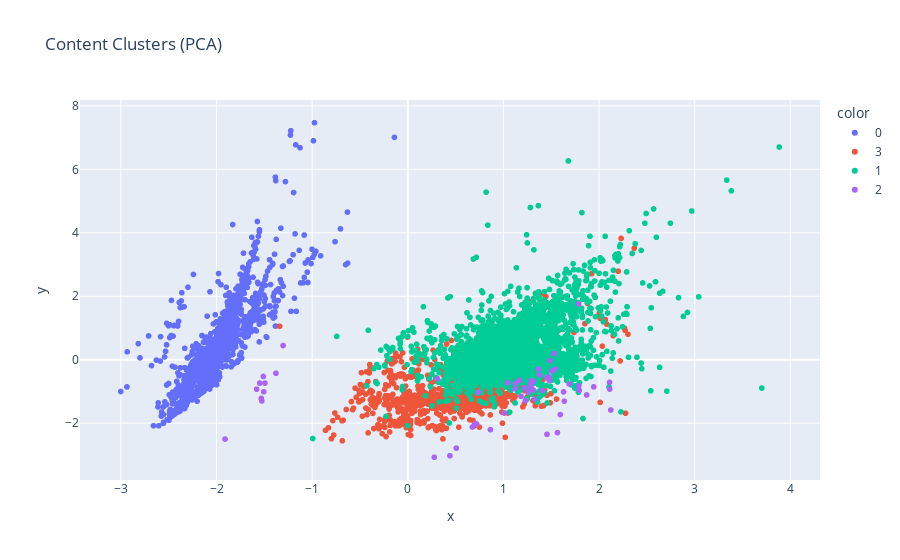

Write notebook code for a chart like this one.
### Markdown cell above
# Step 5: Clustering Analysis

### Code cell
from sklearn.preprocessing import StandardScaler
from sklearn.decomposition import PCA
from sklearn.cluster import KMeans
import plotly.express as px

# Ensure Is_Movie exists
df['Is_Movie'] = df['Category'].apply(lambda x: 1 if x == 'Movie' else 0)

# Features for clustering
cluster_features = ['Duration_Num','Description_Length','Description_Sentiment','Country_Count','Cast_Count','Is_Movie']
cluster_data = df[cluster_features].fillna(df[cluster_features].median())

# Scale data
scaler_cluster = StandardScaler()
cluster_scaled = scaler_cluster.fit_transform(cluster_data)

# KMeans clustering
kmeans = KMeans(n_clusters=4, random_state=42)
df['Cluster'] = kmeans.fit_predict(cluster_scaled)

# PCA for 2D visualization
pca = PCA(n_components=2)
pca_result = pca.fit_transform(cluster_scaled)

# Scatter plot
fig = px.scatter(x=pca_result[:,0], y=pca_result[:,1], color=df['Cluster'].astype(str),
                 title='Content Clusters (PCA)', hover_data=[df['Title'],df['Category']])
fig.show()

### Figure 1 — Plotly figure (JSON) as saved in the notebook; plotly's stock layout.template omitted (floating-point values rounded to 4 significant figures; data arrays with more than 128 entries replaced by an {"elided": "..."} marker saying what was removed)
{"data": [{"customdata": {"elided": "2399x2 str values"}, "hovertemplate": "color=0<br>x=%{x}<br>y=%{y}<br>hover_data_0=%{customdata[0]}<br>hover_data_1=%{customdata[1]}<extra></extra>", "legendgroup": "0", "marker": {"color": "#636efa", "symbol": "circle"}, "mode": "markers", "name": "0", "showlegend": true, "type": "scattergl", "x": {"elided": "2399 float values"}, "xaxis": "x", "y": {"elided": "2399 float values"}, "yaxis": "y"}, {"customdata": {"elided": "1691x2 str values"}, "hovertemplate": "color=3<br>x=%{x}<br>y=%{y}<br>hover_data_0=%{customdata[0]}<br>hover_data_1=%{customdata[1]}<extra></extra>", "legendgroup": "3", "marker": {"color": "#EF553B", "symbol": "circle"}, "mode": "markers", "name": "3", "showlegend": true, "type": "scattergl", "x": {"elided": "1691 float values"}, "xaxis": "x", "y": {"elided": "1691 float values"}, "yaxis": "y"}, {"customdata": {"elided": "3640x2 str values"}, "hovertemplate": "color=1<br>x=%{x}<br>y=%{y}<br>hover_data_0=%{customdata[0]}<br>hover_data_1=%{customdata[1]}<extra></extra>", "legendgroup": "1", "marker": {"color": "#00cc96", "symbol": "circle"}, "mode": "markers", "name": "1", "showlegend": true, "type": "scattergl", "x": {"elided": "3640 float values"}, "xaxis": "x", "y": {"elided": "3640 float values"}, "yaxis": "y"}, {"customdata": [["A Walk to Remember", "Movie"], ["After", "Movie"], ["Anaamika", "Movie"], ["Bandie", "Movie"], ["Blue Ruin", "Movie"], ["Can You Hear Me?", "TV Show"], ["Cedric the Entertainer: Live from the Ville", "Movie"], ["Chal Dhar Pakad", "Movie"], ["ChuChuTV Bedtime Stories & Moral Stories for Kids (Hindi)", "Movie"], ["Couple of Days", "Movie"], ["Despido Procedente", "Movie"], ["El Camino: A Breaking Bad Movie", "Movie"], ["El testigo", "Movie"], ["Expo", "Movie"], ["For the Love of Benji", "Movie"], ["For Your Own Good", "Movie"], ["Francesco De Carlo: Cose di Questo Mondo", "Movie"], ["Game Over, Man!", "Movie"], ["Girl on the Third Floor", "Movie"], ["Hadi İnşallah", "Movie"], ["Hyperdrive", "TV Show"], ["I'm with the Band: Nasty Cherry", "TV Show"], ["Jerry Seinfeld: 23 Hours To Kill", "Movie"], ["Jim Jefferies: Intolerant", "Movie"], ["Jinxed", "Movie"], ["Jonas", "Movie"], ["Justice, My Foot!", "Movie"], ["Kai Po Che!", "Movie"], ["Kicko & Super Speedo", "TV Show"], ["Kyaa Kool Hai Hum", "Movie"], ["L.A.’s Finest", "TV Show"], ["La Robe De Mariee Des Cieux", "TV Show"], ["Lego Friends: Girls on a Mission", "TV Show"], ["LEGO: Marvel Super Heroes: Maximum Overload", "Movie"], ["Little Singham: Kaal Ka Badla", "Movie"], ["Little Singham: Kaal Ki Tabaahi", "Movie"], ["Lommbock", "Movie"], ["Mandi", "Movie"], ["Mojave", "Movie"], ["MR. RIGHT", "Movie"], ["Naa Bangaaru Talli", "Movie"], ["Nee Enge En Anbe", "Movie"], ["Other People", "Movie"], ["Peppermint", "Movie"], ["Project S The Series", "TV Show"], ["Ralph Breaks the Internet: Wreck-It Ralph 2", "Movie"], ["Sakhi", "Movie"], ["Santa Claws", "Movie"], ["Sons of Ben", "Movie"], ["Sur Sapata", "Movie"], ["The Adventures of Sharkboy and Lavagirl", "Movie"], ["The Blacklist", "TV Show"], ["The Blind Christ", "Movie"], ["The Gathering", "Movie"], ["The Incredible Jessica James", "Movie"], ["The Killer", "Movie"], ["Thug Life", "Movie"], ["Total Frat Movie", "Movie"], ["What Is Love?", "TV Show"]], "hovertemplate": "color=2<br>x=%{x}<br>y=%{y}<br>hover_data_0=%{customdata[0]}<br>hover_data_1=%{customdata[1]}<extra></extra>", "legendgroup": "2", "marker": {"color": "#ab63fa", "symbol": "circle"}, "mode": "markers", "name": "2", "showlegend": true, "type": "scattergl", "x": [1.325, 1.477, 1.793, 1.944, 1.531, -1.532, 0.6981, 1.565, 0.2765, 1.406, 1.506, 1.455, 1.452, 1.116, 1.126, 1.291, 0.6755, 1.366, 1.282, 1.217, -1.506, -1.494, 0.7188, 0.5072, 1.042, 1.377, 1.311, 1.629, -1.911, 2.123, -1.526, -1.51, -1.549, 0.3102, 0.7363, 0.4405, 1.481, 2.111, 1.23, 1.312, 1.636, 1.595, 1.184, 1.539, -1.304, 1.785, 2.11, 1.01, 0.8638, 1.87, 1.281, -1.378, 1.486, 1.688, 1.169, 1.292, 1.788, 1.256, -1.58], "xaxis": "x", "y": [-1.242, -0.5418, -0.9665, -0.8562, 0.1888, -1.221, -2.04, -2.299, -3.076, -0.9704, -0.357, -2.353, -0.5725, -0.918, -0.7468, -0.6649, -2.122, -0.2952, -0.7755, -0.8939, -1.01, -0.7375, -2.026, -2.788, -0.7255, -0.4786, -0.6843, -1.015, -2.502, -1.587, -1.299, -0.5291, -0.7381, -0.5963, -1.026, -3.028, -0.6541, -0.9277, -1.291, -0.9588, -1.307, -1.731, -1.155, -0.298, 0.4465, 1.759, -0.7137, -1.682, -2.206, -1.112, -0.8094, -0.4261, -0.02917, -0.7643, -0.6501, -0.886, -0.8275, -1.02, -0.931], "yaxis": "y"}], "layout": {"autosize": true, "legend": {"title": {"text": "color"}, "tracegroupgap": 0}, "title": {"text": "Content Clusters (PCA)"}, "xaxis": {"anchor": "y", "autorange": true, "domain": [0, 1], "range": [-3.444, 4.326], "title": {"text": "x"}, "type": "linear"}, "yaxis": {"anchor": "x", "autorange": true, "domain": [0, 1], "range": [-3.946, 8.34], "title": {"text": "y"}, "type": "linear"}}}
